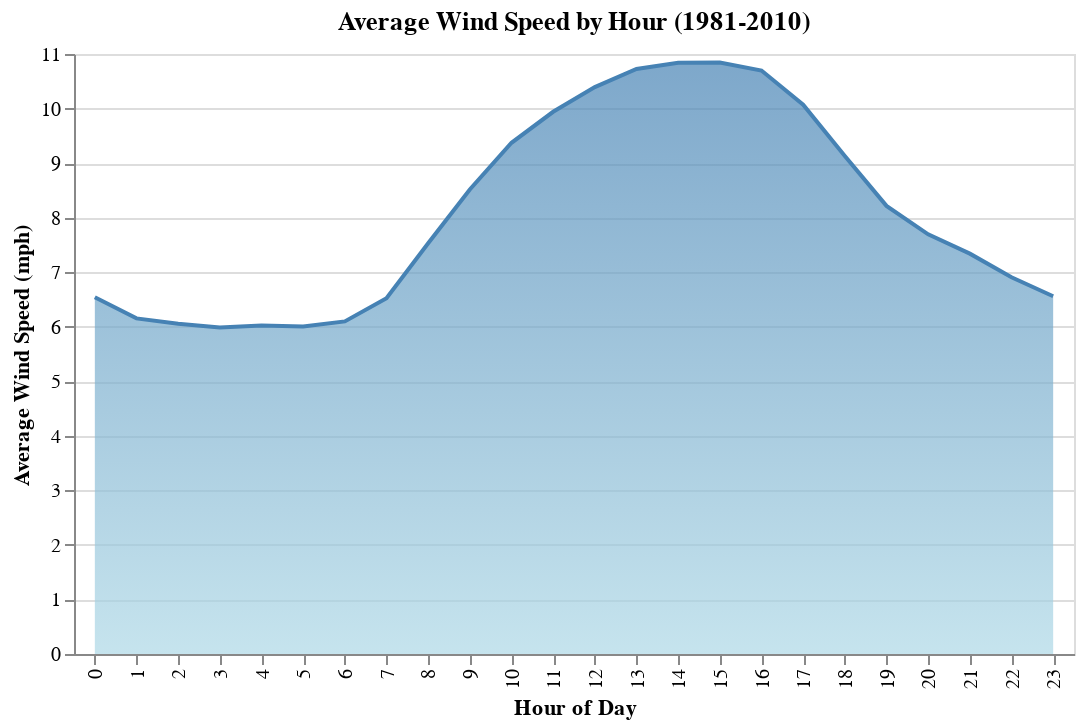

Write notebook code for a chart like this one.
### Code cell
# Finding hourly wind speed patterns
hourly_wind = df.groupby('Hour')['HLY-WIND-AVGSPD'].mean().reset_index()

# Creating hourly wind speed chart
hourly_chart = alt.Chart(hourly_wind).mark_area(
    line={'color': 'steelblue', 'strokeWidth': 2},
    color=alt.Gradient(
        gradient='linear',
        stops=[alt.GradientStop(color='lightblue', offset=0),
               alt.GradientStop(color='steelblue', offset=1)],
        x1=1, y1=1, x2=1, y2=0
    )
).encode(
    x=alt.X('Hour:O', title='Hour of Day'),
    y=alt.Y('HLY-WIND-AVGSPD:Q', title='Average Wind Speed (mph)')
).properties(
    width=500,
    height=300,
    title='Average Wind Speed by Hour (1981-2010)'
)

hourly_chart

### Figure 1 — Vega-Lite specification as saved in the notebook (floating-point values rounded to 4 significant figures)
{"config": {"view": {"continuousWidth": 300, "continuousHeight": 300}}, "data": {"name": "data-4d7e29d900f2fe5a1e6aaafc531e0dd6"}, "mark": {"type": "area", "color": {"gradient": "linear", "stops": [{"color": "lightblue", "offset": 0}, {"color": "steelblue", "offset": 1}], "x1": 1, "y1": 1, "x2": 1, "y2": 0}, "line": {"color": "steelblue", "strokeWidth": 2}}, "encoding": {"x": {"field": "Hour", "title": "Hour of Day", "type": "ordinal"}, "y": {"field": "HLY-WIND-AVGSPD", "title": "Average Wind Speed (mph)", "type": "quantitative"}}, "height": 300, "title": "Average Wind Speed by Hour (1981-2010)", "width": 500, "$schema": "https://vega.github.io/schema/vega-lite/v5.20.1.json", "datasets": {"data-4d7e29d900f2fe5a1e6aaafc531e0dd6": [{"Hour": 0, "HLY-WIND-AVGSPD": 6.542}, {"Hour": 1, "HLY-WIND-AVGSPD": 6.153}, {"Hour": 2, "HLY-WIND-AVGSPD": 6.056}, {"Hour": 3, "HLY-WIND-AVGSPD": 5.984}, {"Hour": 4, "HLY-WIND-AVGSPD": 6.021}, {"Hour": 5, "HLY-WIND-AVGSPD": 6.005}, {"Hour": 6, "HLY-WIND-AVGSPD": 6.098}, {"Hour": 7, "HLY-WIND-AVGSPD": 6.522}, {"Hour": 8, "HLY-WIND-AVGSPD": 7.53}, {"Hour": 9, "HLY-WIND-AVGSPD": 8.516}, {"Hour": 10, "HLY-WIND-AVGSPD": 9.372}, {"Hour": 11, "HLY-WIND-AVGSPD": 9.941}, {"Hour": 12, "HLY-WIND-AVGSPD": 10.39}, {"Hour": 13, "HLY-WIND-AVGSPD": 10.72}, {"Hour": 14, "HLY-WIND-AVGSPD": 10.84}, {"Hour": 15, "HLY-WIND-AVGSPD": 10.85}, {"Hour": 16, "HLY-WIND-AVGSPD": 10.7}, {"Hour": 17, "HLY-WIND-AVGSPD": 10.07}, {"Hour": 18, "HLY-WIND-AVGSPD": 9.132}, {"Hour": 19, "HLY-WIND-AVGSPD": 8.215}, {"Hour": 20, "HLY-WIND-AVGSPD": 7.693}, {"Hour": 21, "HLY-WIND-AVGSPD": 7.34}, {"Hour": 22, "HLY-WIND-AVGSPD": 6.908}, {"Hour": 23, "HLY-WIND-AVGSPD": 6.559}]}}
